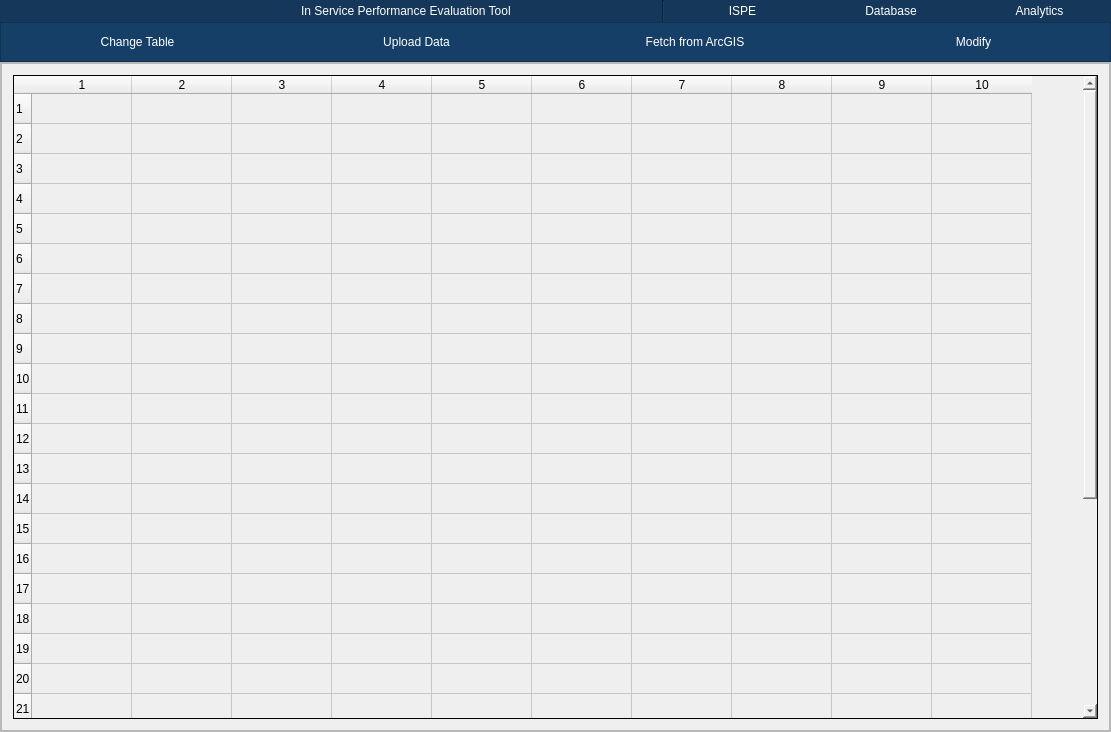
<?xml version="1.0" encoding="UTF-8"?>
<ui version="4.0">
 <class>MainWindow</class>
 <widget class="QMainWindow" name="MainWindow">
  <property name="geometry">
   <rect>
    <x>0</x>
    <y>0</y>
    <width>1111</width>
    <height>732</height>
   </rect>
  </property>
  <property name="windowTitle">
   <string>MainWindow</string>
  </property>
  <widget class="QWidget" name="centralwidget">
   <layout class="QVBoxLayout" name="verticalLayout">
    <property name="spacing">
     <number>0</number>
    </property>
    <property name="leftMargin">
     <number>0</number>
    </property>
    <property name="topMargin">
     <number>0</number>
    </property>
    <property name="rightMargin">
     <number>0</number>
    </property>
    <property name="bottomMargin">
     <number>0</number>
    </property>
    <item>
     <widget class="QFrame" name="navbar">
      <property name="maximumSize">
       <size>
        <width>16777215</width>
        <height>80</height>
       </size>
      </property>
      <property name="styleSheet">
       <string notr="true">
background-color: rgb(20, 55, 90);
</string>
      </property>
      <property name="frameShape">
       <enum>QFrame::NoFrame</enum>
      </property>
      <property name="frameShadow">
       <enum>QFrame::Raised</enum>
      </property>
      <layout class="QHBoxLayout" name="horizontalLayout">
       <property name="leftMargin">
        <number>0</number>
       </property>
       <property name="topMargin">
        <number>0</number>
       </property>
       <property name="rightMargin">
        <number>0</number>
       </property>
       <property name="bottomMargin">
        <number>0</number>
       </property>
       <item>
        <widget class="QFrame" name="logo_frame">
         <property name="maximumSize">
          <size>
           <width>150</width>
           <height>16777215</height>
          </size>
         </property>
         <property name="frameShape">
          <enum>QFrame::NoFrame</enum>
         </property>
         <property name="frameShadow">
          <enum>QFrame::Raised</enum>
         </property>
         <layout class="QHBoxLayout" name="horizontalLayout_2">
          <property name="spacing">
           <number>7</number>
          </property>
          <property name="leftMargin">
           <number>0</number>
          </property>
          <property name="topMargin">
           <number>0</number>
          </property>
          <property name="rightMargin">
           <number>0</number>
          </property>
          <property name="bottomMargin">
           <number>0</number>
          </property>
          <item>
           <widget class="QLabel" name="logo_label">
            <property name="maximumSize">
             <size>
              <width>125</width>
              <height>100</height>
             </size>
            </property>
            <property name="text">
             <string/>
            </property>
            <property name="pixmap">
             <pixmap resource="../assets/resFile.qrc">:/images/txdot-logo-new.svg</pixmap>
            </property>
            <property name="scaledContents">
             <bool>true</bool>
            </property>
           </widget>
          </item>
         </layout>
        </widget>
       </item>
       <item>
        <widget class="QFrame" name="title_frame">
         <property name="minimumSize">
          <size>
           <width>500</width>
           <height>0</height>
          </size>
         </property>
         <property name="maximumSize">
          <size>
           <width>200</width>
           <height>16777215</height>
          </size>
         </property>
         <property name="frameShape">
          <enum>QFrame::NoFrame</enum>
         </property>
         <property name="frameShadow">
          <enum>QFrame::Raised</enum>
         </property>
         <layout class="QHBoxLayout" name="horizontalLayout_3">
          <property name="leftMargin">
           <number>0</number>
          </property>
          <property name="topMargin">
           <number>0</number>
          </property>
          <property name="rightMargin">
           <number>0</number>
          </property>
          <property name="bottomMargin">
           <number>0</number>
          </property>
          <item alignment="Qt::AlignHCenter">
           <widget class="QLabel" name="title_label">
            <property name="styleSheet">
             <string notr="true">color: rgb(255, 255, 255);
font: 16pt &quot;Arial&quot;;</string>
            </property>
            <property name="text">
             <string>In Service Performance Evaluation Tool</string>
            </property>
           </widget>
          </item>
         </layout>
        </widget>
       </item>
       <item>
        <widget class="Line" name="line">
         <property name="orientation">
          <enum>Qt::Vertical</enum>
         </property>
        </widget>
       </item>
       <item>
        <widget class="QFrame" name="navbar_buttons">
         <property name="styleSheet">
          <string notr="true">color: rgb(255, 255, 255);
font: 9pt &quot;Arial&quot;;</string>
         </property>
         <property name="frameShape">
          <enum>QFrame::NoFrame</enum>
         </property>
         <property name="frameShadow">
          <enum>QFrame::Raised</enum>
         </property>
         <layout class="QHBoxLayout" name="horizontalLayout_4">
          <property name="leftMargin">
           <number>0</number>
          </property>
          <property name="topMargin">
           <number>0</number>
          </property>
          <property name="rightMargin">
           <number>0</number>
          </property>
          <property name="bottomMargin">
           <number>0</number>
          </property>
          <item>
           <widget class="QPushButton" name="OP1">
            <property name="text">
             <string>ISPE</string>
            </property>
            <property name="flat">
             <bool>true</bool>
            </property>
           </widget>
          </item>
          <item>
           <widget class="QPushButton" name="OP2">
            <property name="text">
             <string>Database</string>
            </property>
            <property name="flat">
             <bool>true</bool>
            </property>
           </widget>
          </item>
          <item>
           <widget class="QPushButton" name="OP4">
            <property name="text">
             <string>Analytics</string>
            </property>
            <property name="autoDefault">
             <bool>false</bool>
            </property>
            <property name="default">
             <bool>false</bool>
            </property>
            <property name="flat">
             <bool>true</bool>
            </property>
           </widget>
          </item>
         </layout>
        </widget>
       </item>
      </layout>
     </widget>
    </item>
    <item>
     <widget class="QStackedWidget" name="stackedWidget">
      <property name="font">
       <font>
        <pointsize>20</pointsize>
       </font>
      </property>
      <property name="styleSheet">
       <string notr="true">background-color: rgb(239, 239, 239);</string>
      </property>
      <property name="frameShape">
       <enum>QFrame::NoFrame</enum>
      </property>
      <property name="currentIndex">
       <number>1</number>
      </property>
      <widget class="QWidget" name="ispe_page">
       <layout class="QVBoxLayout" name="verticalLayout_3">
        <property name="spacing">
         <number>0</number>
        </property>
        <property name="leftMargin">
         <number>0</number>
        </property>
        <property name="topMargin">
         <number>0</number>
        </property>
        <property name="rightMargin">
         <number>0</number>
        </property>
        <property name="bottomMargin">
         <number>0</number>
        </property>
        <item>
         <widget class="QFrame" name="ispe_page_sub_op_navbar">
          <property name="maximumSize">
           <size>
            <width>16777215</width>
            <height>40</height>
           </size>
          </property>
          <property name="styleSheet">
           <string notr="true">background-color: rgb(22, 63, 104);
color: rgb(255, 255, 255);
font: 10pt &quot;MS Shell Dlg 2&quot;;</string>
          </property>
          <property name="frameShape">
           <enum>QFrame::StyledPanel</enum>
          </property>
          <property name="frameShadow">
           <enum>QFrame::Raised</enum>
          </property>
          <layout class="QHBoxLayout" name="horizontalLayout_7">
           <item>
            <widget class="QPushButton" name="pushButton">
             <property name="text">
              <string>OP 1</string>
             </property>
             <property name="flat">
              <bool>true</bool>
             </property>
            </widget>
           </item>
           <item>
            <widget class="QPushButton" name="pushButton_2">
             <property name="text">
              <string>OP 2</string>
             </property>
             <property name="flat">
              <bool>true</bool>
             </property>
            </widget>
           </item>
          </layout>
         </widget>
        </item>
        <item>
         <widget class="QFrame" name="ispe_page_content">
          <property name="frameShape">
           <enum>QFrame::StyledPanel</enum>
          </property>
          <property name="frameShadow">
           <enum>QFrame::Raised</enum>
          </property>
          <widget class="QLabel" name="label">
           <property name="geometry">
            <rect>
             <x>310</x>
             <y>200</y>
             <width>201</width>
             <height>71</height>
            </rect>
           </property>
           <property name="font">
            <font>
             <pointsize>16</pointsize>
            </font>
           </property>
           <property name="text">
            <string>ISPE PAGE</string>
           </property>
          </widget>
         </widget>
        </item>
       </layout>
      </widget>
      <widget class="QWidget" name="viewDb_page">
       <layout class="QVBoxLayout" name="verticalLayout_2">
        <property name="spacing">
         <number>0</number>
        </property>
        <property name="leftMargin">
         <number>0</number>
        </property>
        <property name="topMargin">
         <number>0</number>
        </property>
        <property name="rightMargin">
         <number>0</number>
        </property>
        <property name="bottomMargin">
         <number>0</number>
        </property>
        <item>
         <widget class="QFrame" name="viewDb_page_op_navbar">
          <property name="minimumSize">
           <size>
            <width>0</width>
            <height>40</height>
           </size>
          </property>
          <property name="maximumSize">
           <size>
            <width>16777215</width>
            <height>40</height>
           </size>
          </property>
          <property name="styleSheet">
           <string notr="true">color: rgb(255, 255, 255);
background-color: rgb(22, 63, 104);
font: 10pt &quot;MS Shell Dlg 2&quot;;</string>
          </property>
          <property name="frameShape">
           <enum>QFrame::StyledPanel</enum>
          </property>
          <property name="frameShadow">
           <enum>QFrame::Raised</enum>
          </property>
          <layout class="QHBoxLayout" name="horizontalLayout_8">
           <property name="leftMargin">
            <number>0</number>
           </property>
           <property name="topMargin">
            <number>0</number>
           </property>
           <property name="rightMargin">
            <number>0</number>
           </property>
           <property name="bottomMargin">
            <number>0</number>
           </property>
           <item>
            <widget class="QPushButton" name="change_table_btn">
             <property name="text">
              <string>Change Table</string>
             </property>
             <property name="flat">
              <bool>true</bool>
             </property>
            </widget>
           </item>
           <item>
            <widget class="QPushButton" name="upload_btn">
             <property name="text">
              <string>Upload Data</string>
             </property>
             <property name="flat">
              <bool>true</bool>
             </property>
            </widget>
           </item>
           <item>
            <widget class="QPushButton" name="pushButton_7">
             <property name="text">
              <string>Fetch from ArcGIS</string>
             </property>
             <property name="flat">
              <bool>true</bool>
             </property>
            </widget>
           </item>
           <item>
            <widget class="QPushButton" name="pushButton_3">
             <property name="text">
              <string>Modify</string>
             </property>
             <property name="flat">
              <bool>true</bool>
             </property>
            </widget>
           </item>
          </layout>
         </widget>
        </item>
        <item>
         <widget class="QFrame" name="viewDb_page_content">
          <property name="frameShape">
           <enum>QFrame::StyledPanel</enum>
          </property>
          <property name="frameShadow">
           <enum>QFrame::Raised</enum>
          </property>
          <layout class="QHBoxLayout" name="horizontalLayout_5">
           <property name="leftMargin">
            <number>0</number>
           </property>
           <property name="topMargin">
            <number>0</number>
           </property>
           <property name="rightMargin">
            <number>0</number>
           </property>
           <property name="bottomMargin">
            <number>0</number>
           </property>
           <item>
            <widget class="QFrame" name="table_frame">
             <property name="frameShape">
              <enum>QFrame::StyledPanel</enum>
             </property>
             <property name="frameShadow">
              <enum>QFrame::Raised</enum>
             </property>
             <layout class="QVBoxLayout" name="verticalLayout_4">
              <property name="leftMargin">
               <number>11</number>
              </property>
              <property name="topMargin">
               <number>11</number>
              </property>
              <property name="rightMargin">
               <number>11</number>
              </property>
              <property name="bottomMargin">
               <number>11</number>
              </property>
              <item>
               <widget class="QTableWidget" name="tableWidget">
                <property name="frameShape">
                 <enum>QFrame::Box</enum>
                </property>
                <property name="frameShadow">
                 <enum>QFrame::Plain</enum>
                </property>
                <property name="verticalScrollBarPolicy">
                 <enum>Qt::ScrollBarAsNeeded</enum>
                </property>
                <property name="autoScroll">
                 <bool>true</bool>
                </property>
                <property name="rowCount">
                 <number>30</number>
                </property>
                <property name="columnCount">
                 <number>10</number>
                </property>
                <row/>
                <row/>
                <row/>
                <row/>
                <row/>
                <row/>
                <row/>
                <row/>
                <row/>
                <row/>
                <row/>
                <row/>
                <row/>
                <row/>
                <row/>
                <row/>
                <row/>
                <row/>
                <row/>
                <row/>
                <row/>
                <row/>
                <row/>
                <row/>
                <row/>
                <row/>
                <row/>
                <row/>
                <row/>
                <row/>
                <column/>
                <column/>
                <column/>
                <column/>
                <column/>
                <column/>
                <column/>
                <column/>
                <column/>
                <column/>
               </widget>
              </item>
             </layout>
            </widget>
           </item>
          </layout>
         </widget>
        </item>
       </layout>
      </widget>
      <widget class="QWidget" name="analytics_page">
       <layout class="QVBoxLayout" name="verticalLayout_12">
        <property name="spacing">
         <number>0</number>
        </property>
        <property name="leftMargin">
         <number>0</number>
        </property>
        <property name="topMargin">
         <number>0</number>
        </property>
        <property name="rightMargin">
         <number>0</number>
        </property>
        <property name="bottomMargin">
         <number>0</number>
        </property>
        <item>
         <widget class="QFrame" name="analytics_page_sub_op_navbar">
          <property name="maximumSize">
           <size>
            <width>16777215</width>
            <height>40</height>
           </size>
          </property>
          <property name="styleSheet">
           <string notr="true">color: rgb(255, 255, 255);
font: 8pt &quot;MS Shell Dlg 2&quot;;
background-color: rgb(22, 63, 104);</string>
          </property>
          <property name="frameShape">
           <enum>QFrame::StyledPanel</enum>
          </property>
          <property name="frameShadow">
           <enum>QFrame::Raised</enum>
          </property>
          <layout class="QHBoxLayout" name="horizontalLayout_9">
           <item>
            <widget class="QPushButton" name="pushButton_8">
             <property name="text">
              <string>OP 1</string>
             </property>
             <property name="flat">
              <bool>true</bool>
             </property>
            </widget>
           </item>
           <item>
            <widget class="QPushButton" name="pushButton_9">
             <property name="text">
              <string>OP 2</string>
             </property>
             <property name="flat">
              <bool>true</bool>
             </property>
            </widget>
           </item>
           <item>
            <widget class="QPushButton" name="pushButton_10">
             <property name="text">
              <string>OP 3</string>
             </property>
             <property name="flat">
              <bool>true</bool>
             </property>
            </widget>
           </item>
           <item>
            <widget class="QPushButton" name="pushButton_11">
             <property name="text">
              <string>OP 4</string>
             </property>
             <property name="flat">
              <bool>true</bool>
             </property>
            </widget>
           </item>
          </layout>
         </widget>
        </item>
        <item>
         <widget class="QFrame" name="analytics_content">
          <property name="frameShape">
           <enum>QFrame::StyledPanel</enum>
          </property>
          <property name="frameShadow">
           <enum>QFrame::Raised</enum>
          </property>
          <widget class="QLabel" name="label_5">
           <property name="geometry">
            <rect>
             <x>380</x>
             <y>200</y>
             <width>201</width>
             <height>71</height>
            </rect>
           </property>
           <property name="font">
            <font>
             <pointsize>16</pointsize>
            </font>
           </property>
           <property name="text">
            <string>Analytics</string>
           </property>
          </widget>
         </widget>
        </item>
       </layout>
      </widget>
     </widget>
    </item>
   </layout>
  </widget>
 </widget>
 <resources>
  <include location="../assets/resFile.qrc"/>
  <include location="../assets/resFile.qrc"/>
 </resources>
 <connections/>
</ui>
